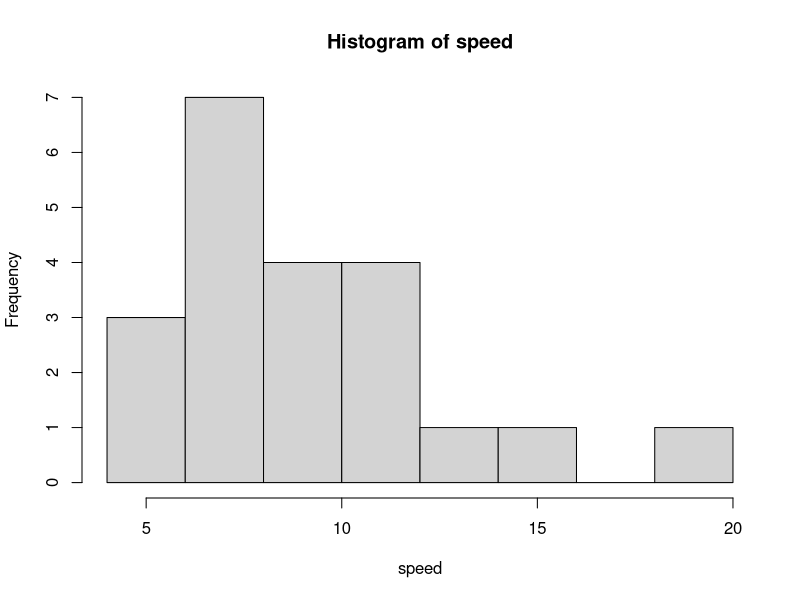
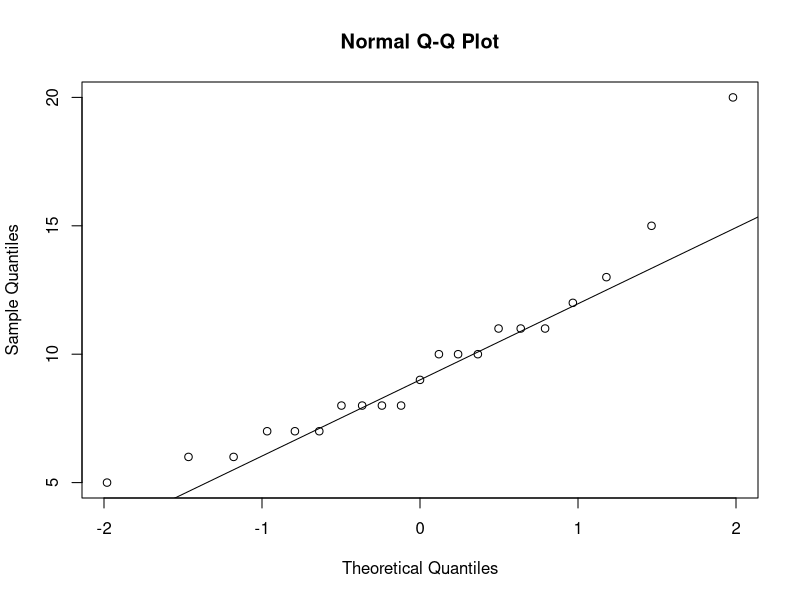
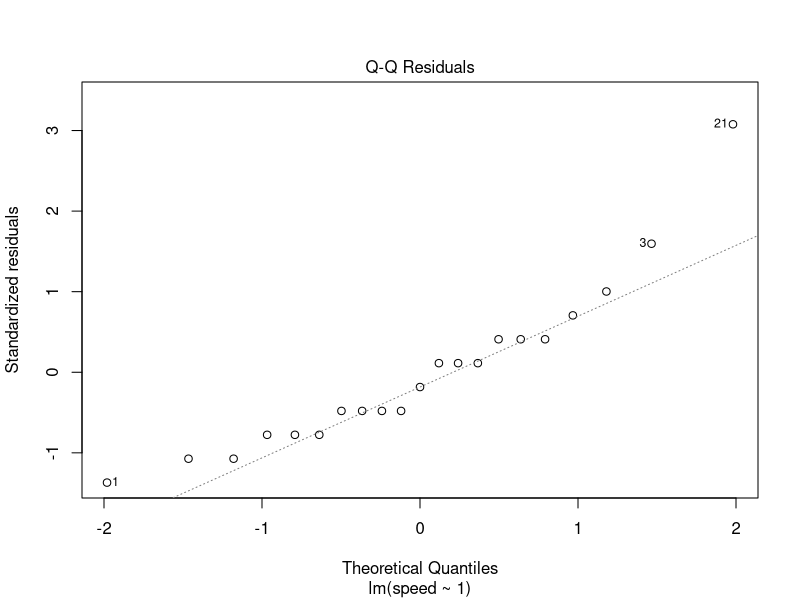

Recreate these plots in R, in order.
## ---- chunk 1
knitr::opts_chunk$set(echo = TRUE, message = FALSE)
## ---- chunk 2
speed <- c(5, 7, 15, 12, 8, 7, 10, 11, 9, 13, 10, 6, 11, 8, 10, 8, 7, 6, 11, 8, 20)
## ---- chunk 3
hist(speed)
## ---- chunk 4
t.test(speed)
## ---- chunk 5
tout <- t.test(speed)
tout$conf.int
## ---- chunk 6
m <- lm(speed ~ 1)
confint(m)
## ---- chunk 7
qqnorm(speed)
qqline(speed)
## ---- chunk 8
plot(m, which = 2)
## ---- chunk 9
speed[c(1, 3, 21)]
